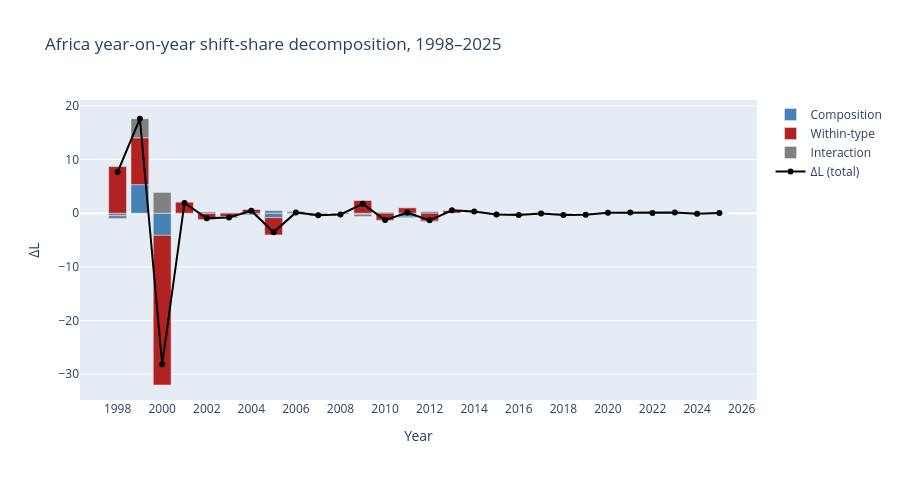

Notebook cell for this chart:
### Code cell
years = sorted(by_type['YEAR'].unique())
rows = []
for y0,y1 in zip(years[:-1], years[1:]):
    L0,L1,c,w,i = shift_share(by_type, y0, y1, 'EVENT_TYPE')
    rows.append({'YEAR':y1, 'dL':L1-L0, 'comp':c, 'within':w, 'inter':i})
roll = pd.DataFrame(rows)

fig_roll = go.Figure()
fig_roll.add_trace(go.Bar(x=roll['YEAR'], y=roll['comp'],   name='Composition', marker_color='steelblue'))
fig_roll.add_trace(go.Bar(x=roll['YEAR'], y=roll['within'], name='Within-type', marker_color='firebrick'))
fig_roll.add_trace(go.Bar(x=roll['YEAR'], y=roll['inter'],  name='Interaction', marker_color='grey'))
fig_roll.add_trace(go.Scatter(x=roll['YEAR'], y=roll['dL'], name='ΔL (total)',
                              mode='lines+markers', line=dict(color='black')))
fig_roll.update_layout(title='Africa year-on-year shift-share decomposition, 1998–2025',
                       barmode='relative', xaxis_title='Year', yaxis_title='ΔL',
                       height=480, xaxis=dict(dtick=2))
fig_roll.write_html(FIGDIR / '05_africa_rolling_decomp.html', include_plotlyjs='cdn')
fig_roll.show()

### Figure 1 — Plotly figure (JSON) as saved in the notebook; plotly's stock layout.template omitted (floating-point values rounded to 4 significant figures)
{"data": [{"marker": {"color": "steelblue"}, "name": "Composition", "type": "bar", "x": [1998, 1999, 2000, 2001, 2002, 2003, 2004, 2005, 2006, 2007, 2008, 2009, 2010, 2011, 2012, 2013, 2014, 2015, 2016, 2017, 2018, 2019, 2020, 2021, 2022, 2023, 2024, 2025], "y": [-0.4149, 5.318, -4.125, -0.04449, -0.008283, 0.1031, -0.3049, -0.8336, 0.3136, -0.04973, -0.01839, -0.2035, 0.1685, -0.7229, 0.2905, 0.01479, 0.1671, -0.2101, -0.04969, 0.0775, 0.001728, -0.2389, 0.06536, 0.07766, -0.02932, 0.05767, -0.02948, 0.02691]}, {"marker": {"color": "firebrick"}, "name": "Within-type", "type": "bar", "x": [1998, 1999, 2000, 2001, 2002, 2003, 2004, 2005, 2006, 2007, 2008, 2009, 2010, 2011, 2012, 2013, 2014, 2015, 2016, 2017, 2018, 2019, 2020, 2021, 2022, 2023, 2024, 2025], "y": [8.689, 8.739, -27.9, 2.056, -1.188, -0.6678, 0.7519, -3.225, -0.1293, -0.4434, -0.2187, 2.361, -1.339, 0.9959, -1.477, 0.5272, 0.1015, -0.05079, -0.2696, -0.142, -0.3353, -0.07666, -0.003088, 0.0312, 0.06292, 0.0574, -0.05969, 0.0257]}, {"marker": {"color": "grey"}, "name": "Interaction", "type": "bar", "x": [1998, 1999, 2000, 2001, 2002, 2003, 2004, 2005, 2006, 2007, 2008, 2009, 2010, 2011, 2012, 2013, 2014, 2015, 2016, 2017, 2018, 2019, 2020, 2021, 2022, 2023, 2024, 2025], "y": [-0.5997, 3.546, 3.873, -0.09356, 0.2471, -0.2361, 0.01367, 0.4947, -0.03506, 0.1051, -0.01027, -0.4121, -0.1159, -0.1502, -0.1454, 0.01196, 0.03628, 0.01587, -0.009836, -0.0167, 0.0005948, 0.00978, 0.0004915, 0.00217, -0.006867, 0.008029, -0.004671, -0.008125]}, {"line": {"color": "black"}, "mode": "lines+markers", "name": "ΔL (total)", "type": "scatter", "x": [1998, 1999, 2000, 2001, 2002, 2003, 2004, 2005, 2006, 2007, 2008, 2009, 2010, 2011, 2012, 2013, 2014, 2015, 2016, 2017, 2018, 2019, 2020, 2021, 2022, 2023, 2024, 2025], "y": [7.674, 17.6, -28.15, 1.917, -0.9495, -0.8008, 0.4607, -3.564, 0.1492, -0.388, -0.2474, 1.745, -1.287, 0.1229, -1.332, 0.554, 0.305, -0.245, -0.3291, -0.08121, -0.333, -0.3058, 0.06276, 0.111, 0.02673, 0.1231, -0.09384, 0.04448]}], "layout": {"barmode": "relative", "height": 480, "title": {"text": "Africa year-on-year shift-share decomposition, 1998–2025"}, "xaxis": {"dtick": 2, "title": {"text": "Year"}}, "yaxis": {"title": {"text": "ΔL"}}}}
